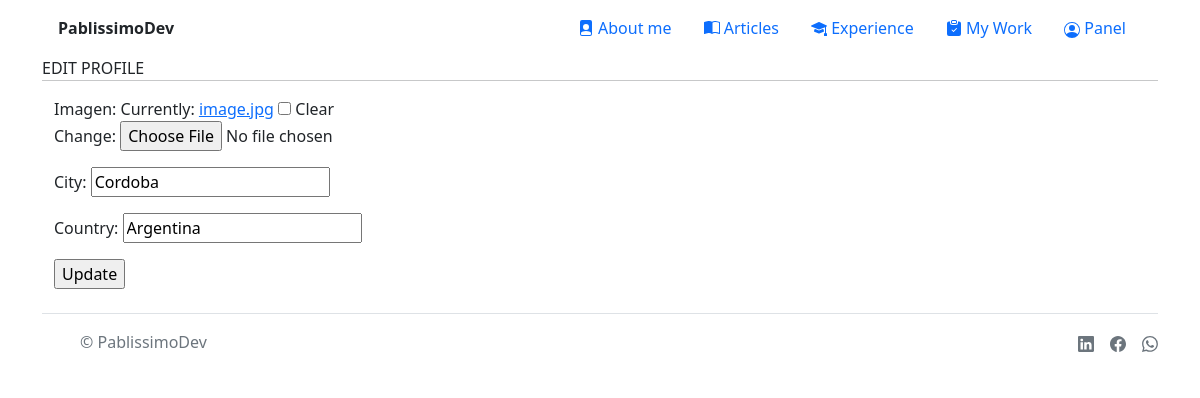
The app's page /menu/edit_profile/ (signed in), older data.
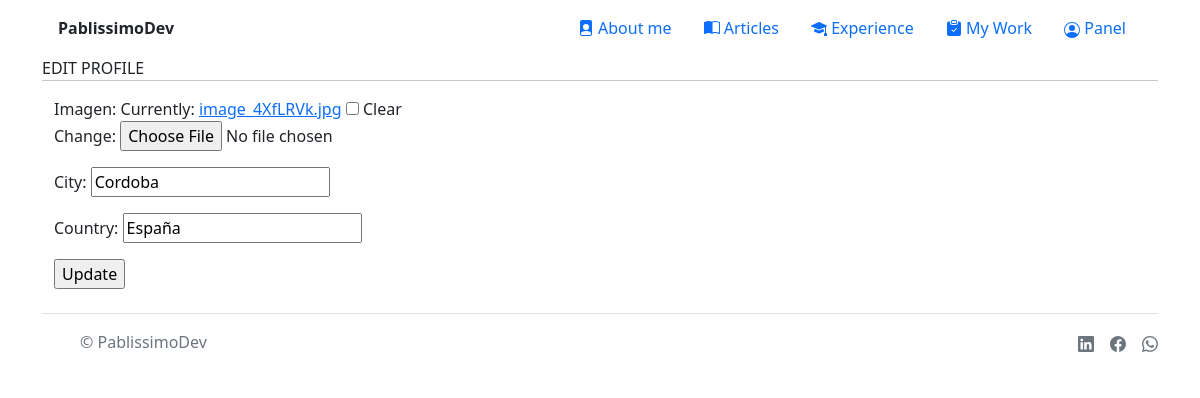
The same page, newer data.
### core/models.py (models this page shows, shortened)
class Profile(models.Model):
    user = models.OneToOneField(User, on_delete=models.CASCADE, null=True)
    imagen = models.ImageField(null=True, blank = True)
    city = models.CharField(max_length=50)
    country = models.CharField(max_length=50)

### core/views.py (the view)
# urls.py: path('menu/edit_profile/', views.edit_profile, name="EditProfile"),
@login_required
def edit_profile(request):
    usuario = User.objects.get(username = request.user)
    profile = Profile.objects.get(user=usuario)
    if request.method == 'POST':
        form = ProfileEditForm(request.POST, request.FILES)
        if form.is_valid():
            profile.city = form.cleaned_data["city"]
            profile.country = form.cleaned_data["country"]
            if form.cleaned_data["imagen"]:
                profile.imagen = form.cleaned_data["imagen"]
            profile.save()
            return redirect('/about/')
    else:
        form = ProfileEditForm(
            initial ={
                'imagen': profile.imagen,
                'city': profile.city,
                'country':profile.country
            }
        )
    return render(request, "form_profile.html",{"profile": profile,"form": form})

### core/form.py
class ProfileEditForm(forms.Form):
    imagen = forms.ImageField(required=False)
    city = forms.CharField()
    country = forms.CharField()

### app/templates/form_profile.html (shortened to what this page needs)
{% extends 'base.html' %}
{% load static %}
{% block main %}
<div class="container">
    <div class="row align-items-start">
      EDIT PROFILE
      <hr>
            <form action="" method="POST"  enctype="multipart/form-data">
                    {{form.as_p}}
                  <input type="submit" value="Update">
            </form>
    </div>
</div>
{% endblock main %}

Row changes from the older to the newer data that the page shows:
changed Profile "Cordoba": country "Argentina" → "España"
Text that changed along with them:
text no longer shown: "Imagen: Currently: image.jpg Clear Change: City: Country:"
text now shown: "Imagen: Currently: image_4XfLRVk.jpg Clear Change: City: Country:"
